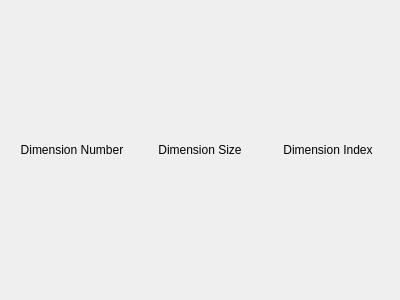
<?xml version="1.0" encoding="UTF-8"?>
<ui version="4.0">
 <class>Form</class>
 <widget class="QWidget" name="Form">
  <property name="geometry">
   <rect>
    <x>0</x>
    <y>0</y>
    <width>400</width>
    <height>300</height>
   </rect>
  </property>
  <property name="windowTitle">
   <string>Form</string>
  </property>
  <layout class="QHBoxLayout" name="horizontalLayout">
   <item>
    <widget class="QLabel" name="label">
     <property name="text">
      <string>Dimension Number</string>
     </property>
     <property name="alignment">
      <set>Qt::AlignCenter</set>
     </property>
    </widget>
   </item>
   <item>
    <widget class="QLabel" name="label_2">
     <property name="text">
      <string>Dimension Size</string>
     </property>
     <property name="alignment">
      <set>Qt::AlignCenter</set>
     </property>
    </widget>
   </item>
   <item>
    <widget class="QLabel" name="label_3">
     <property name="text">
      <string>Dimension Index</string>
     </property>
     <property name="alignment">
      <set>Qt::AlignCenter</set>
     </property>
    </widget>
   </item>
  </layout>
 </widget>
 <resources/>
 <connections/>
</ui>
